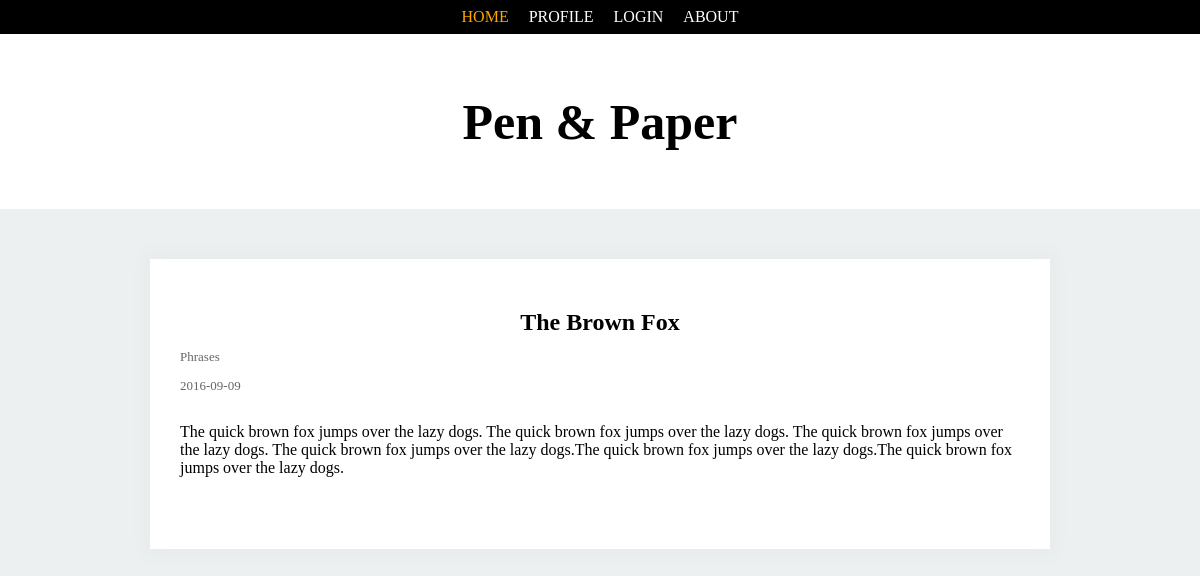
Screenshot of /home/postexpand.php?blid=2 with the database file from the repository.
### tables this page shows
CREATE TABLE IF NOT EXISTS `blog_master` (
  `blog_id` int(3) NOT NULL,
  `blogger_id` int(3) NOT NULL,
  `blog_title` varchar(50) NOT NULL,
  `blog_desc` varchar(5000) NOT NULL,
  `blog_category` varchar(50) NOT NULL,
  `blog_is_active` varchar(3) NOT NULL,
  `creation_date` date NOT NULL,
  `updated_date` date DEFAULT NULL
);

### home/postexpand.php (the view, shortened to what this page needs)
<?php
	include "../bucket.php";
?>
<!DOCTYPE html>
	<head>
		<link rel="stylesheet" type="text/css" href="postexpand.css">
	</head>
	<body>
		<nav>
			<ul>
				<li><a class=active href="home.php">HOME</a></li>
				<li><a href="../profile/profile.php">PROFILE</a></li>
				<li><a href="../about/about.php">ABOUT</a></li>
			</ul>
		</nav>
		<header>
			<h1>Pen & Paper</h1>
		</header>
		<article>
			<?php
				$random = new BlogProcess();
				$conn=$random->connectdb();
				$sql="Select * from blog_master where blog_id=".$_GET['blid'];
				$result = $conn->query($sql);
				if($result->num_rows > 0)
					while($row = $result->fetch_assoc()){
						echo "<div id=post>";
						echo 	"<h2>" . $row["blog_title"] . "</h2>";
						echo 	"<div>";
						echo 		"<p id=postdetail>" . $row["blog_category"] . "</p>";
						echo 		"<p id=postdetail>" .$row["creation_date"] . "</p>";
						echo 	"</div>";
						echo 	"<div id=postdesc>";
						echo 		"<p>" . $row["blog_desc"] . "</p>";
						echo 	"</div>";
						echo "</div>";
					}
			?>
		</article>
	</body>
</html>

### home/postexpand.css (style rules this page uses)
body { background-color: #ECF0F1; margin: 0px; font-family: "Franklin Gothic Medium"; }
nav { text-align:center; border-width: 1px; background-color: black; }
.active { color: orange; }
ul { padding-left: 0px; margin: 0px; }
li { display: inline-block; }
a { text-decoration: none; display:block; color:white; padding: 8px; }
header h1 { text-align: center; color: black; font-size: 50px; }
header { padding: 25px; background-color: white; }
h2 { margin-bottom: 4px; text-align: center; }
article { margin: auto; margin-top: 40px; display: flex; flex-direction: column; max-width: 900px; }
#postdetail { display: flex; font-size: 13px; opacity: 0.6; }
#postdesc { display: flex; }
#post { padding: 30px; margin-top: 10px; margin-bottom: 10px; background-color: white; -webkit-box-shadow: 0px 0px 17px 8px rgba(0, 0, 0,0.02); -moz-box-shadow: 0px 0px 17px 8px rgba(0, 0, 0,0.02); box-shadow: 0px 0px 17px 8px rgba(0, 0, 0,0.02); }

### rows the page displays
blog_master: blog_title "The Brown Fox", blog_category "Phrases", creation_date "2016-09-09", blog_desc "The quick brown fox jumps over the lazy dogs. The quick brown fox jumps over the lazy dogs. The quick brown fox jumps over the lazy dogs. The quick brown fox jumps over the lazy dogs.The quick brown fox jumps over the lazy dogs.The quick brown fox jumps over the lazy dogs."
